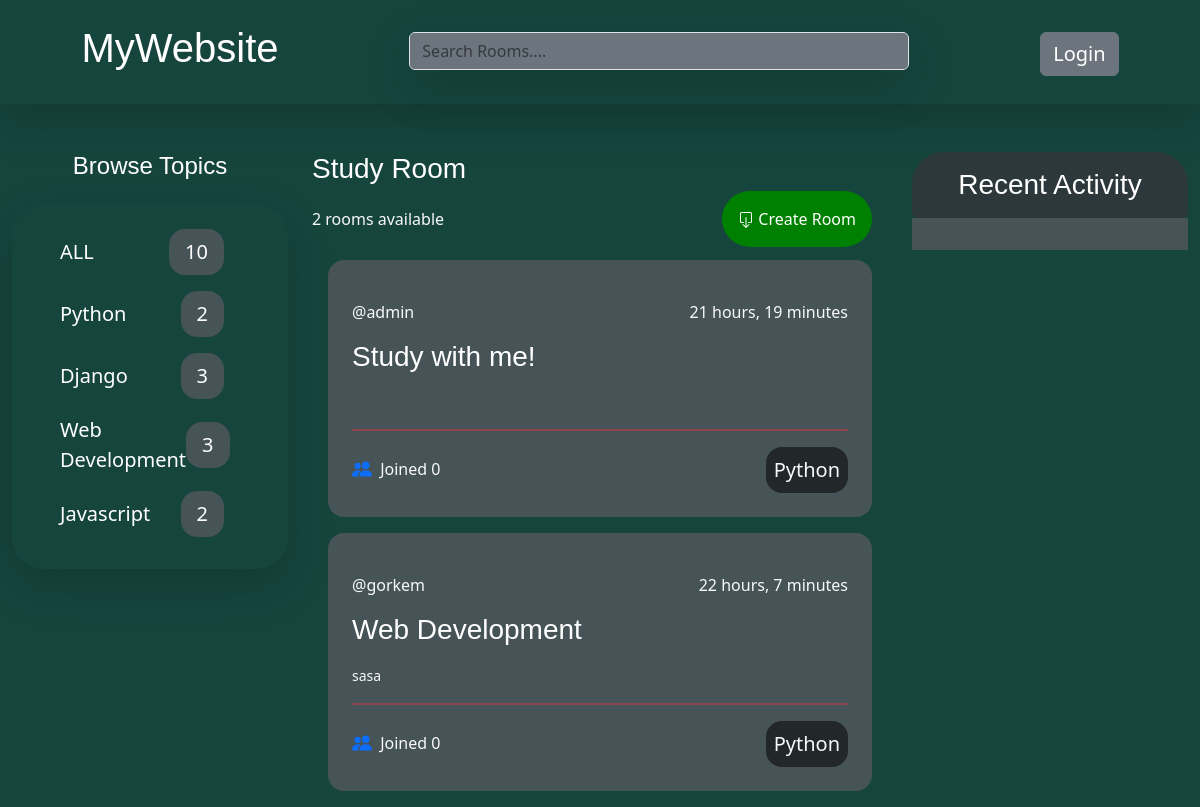
Page /?q=Python on the committed database.
### base/models.py (models this page shows, shortened)
class Topic(models.Model):
    name = models.CharField(max_length=200)

class Room(models.Model):
    host = models.ForeignKey(User, on_delete=models.SET_NULL, null=True)
    topic = models.ForeignKey(Topic, on_delete=models.SET_NULL, null=True)
    name = models.CharField(max_length=200)
    description = models.TextField(null=True, blank=True)
    participants = models.ManyToManyField(User, related_name='participants',blank=True)
    updated = models.DateTimeField(auto_now=True)
    created = models.DateTimeField(auto_now_add=True)
    class Meta:
        ordering = ['-updated','-created']

### base/views.py (the view)
# urls.py: path('',views.home,name="home"),
def home(request):
    q = request.GET.get('q') if request.GET.get('q') != None else ''
    all_rooms = Room.objects.all().count()
    rooms = Room.objects.filter(
        Q(topic__name__icontains = q) |
        Q(name__icontains=q) |
        Q(description__icontains=q)
        )
    topics = Topic.objects.all()
    room_messages = Message.objects.filter(Q(room__topic__name__icontains=q))
    context = {
        'rooms':rooms,
        'topics':topics,
        'room_messages':room_messages,
        'all_rooms':all_rooms
               }
    return render(request,'home.html',context)

### templates/home.html
{% extends 'main.html' %}
{% block content %}
    <div class="container-fluid">
        <div class="row ">
            <div class="col-3">
               {% include 'topics_component.html' %}
            </div>
            <div class="col-6">
                <h3>Study Room</h3>
                {% include 'feed_component.html' %}
            </div>
            <div class="col-3">
                {% include 'activity_component.html' %}
            </div>
        </div>
    </div>
{% endblock %}

### templates/topics_component.html (shortened to what this page needs)
<!DOCTYPE html>
<html lang="en">
<head>
</head>
<body>
    <h4 class="text-center mb-4 ">Browse Topics</h4>
    <div class="shadow-lg p-3 mb-5  rounded pt-4 rounded-5 ">
        <ul class="">
            <li class="" style=" list-style-type:none;">
                <a href="{% url 'home' %}" class="d-flex justify-content-between align-items-center fs-5">ALL <span id="span_count" class="text-center me-5 px-3 py-2 rounded-4">{{all_rooms}}</span></a>
            </li>
        </ul>
        {% for topic in topics %}
        <ul>
            <li  style=" list-style-type:none;">
                <a href="{% url 'home' %}?q={{topic.name}}" class="d-flex justify-content-between align-items-center fs-5 mt-3">{{topic.name}} <span id="span_count"  class="text-center me-5 px-3 py-2 rounded-4">{{topic.room_set.all.count}}</span></a>
            </li>
        </ul>
        {% endfor %}
    </div>
</body>
</html>

### templates/feed_component.html (shortened to what this page needs)
        <div class="w-100 d-flex justify-content-between mb-3 align-items-center " style="height: 50px;">
            <p class="text-light text-center mt-3">{{rooms.all.count}} rooms available</p>
            <a href="{% url 'create-room'%}" style="background-color: green;" class="p-3  rounded-5 me-3">
                 Create Room
            </a>
        </div>
        {% for room in rooms %}
            <div id="rooms" class="p-4 m-3 rounded-4">
                <div class="d-flex justify-content-between align-items-center">
                    <a href="{% url 'user-profile' room.host.id %}" class="fs-6  text-center text-light">@{{room.host.username}}</a>
                    <span class="text-center text-light fs-6">{{room.created|timesince}}</span>
                </div>
                <div class="my-3">
                    <h3><a href="{% url 'room' room.id %}">{{room.name}}</a></h3>
                </div>
                <div>
                    <small class="text-light ">{{room.description}}</small><br>
                </div>
                <hr class="border border-danger border-1 opacity-50">
                <div class="d-flex justify-content-between align-items-center">
                    <span class="text-light">
                        Joined
                      {{room.participants.count}}
                    </span>
                    <span class="fs-5 text-light  p-2 rounded-4" style="background-color: #222729;">{{room.topic.name}}</span>
                </div>
            </div>
        {% endfor %}

### static/css/main.css (style rules this page uses)
body { background-color: #222729; }
a { text-decoration: none; color: white; }
h1,h2,h3,h4,h5 { font-family: 'REM', sans-serif; color: white; }
#span_count { background-color: #465357; }
#rooms { background-color:#465357; }

### rows in the picture
Topic: name "Python", room_set.all.count "2"
Topic: name "Django", room_set.all.count "3"
Topic: name "Web Development", room_set.all.count "3"
Topic: name "Javascript", room_set.all.count "2"
Room: host.username "admin", created "21 hours, 19 minutes", name "Study with me!", participants.count "0", topic.name "Python"
Room: host.username "gorkem", created "22 hours, 7 minutes", name "Web Development", description "sasa", participants.count "0", topic.name "Python"

### other values in the picture
{{ all_rooms }} "10"
{{ rooms.all.count }} "2"
